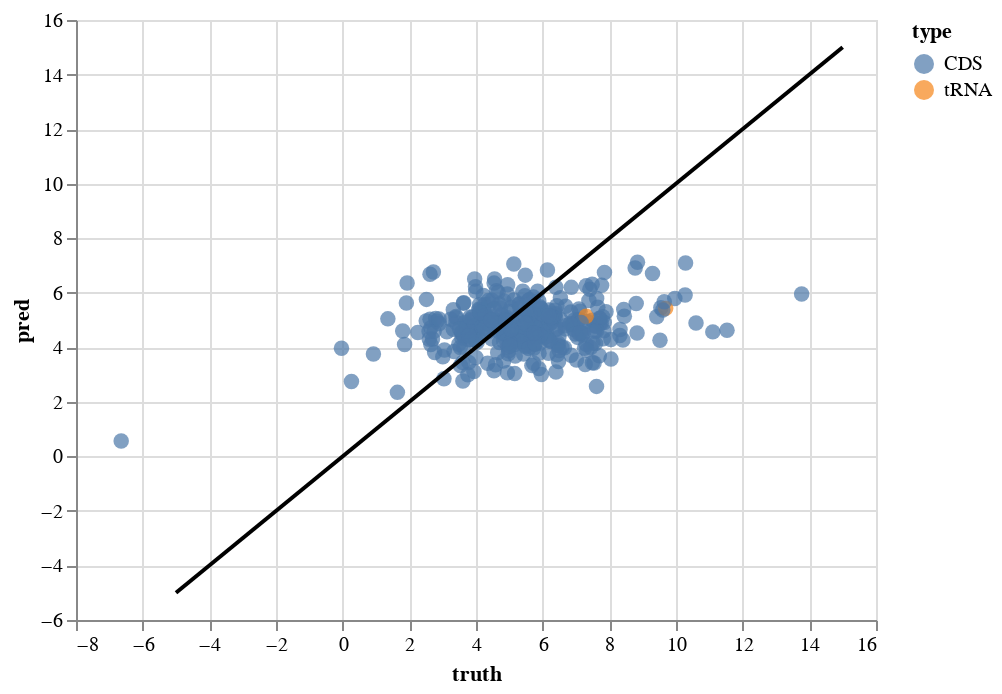

The notebook cell saved with this chart:
### Code cell
line = pd.DataFrame({
    'truth': [-5, 15],
    'pred':  [-5, 15],
})

line_plot = alt.Chart(line).mark_line(color= 'black').encode(
    x= 'truth',
    y= 'pred',
)

v = cnn5_pred_df['val']
v['gene'] = v['locus_tag'].apply(lambda x: locus2info[x]['gene'])
v['product'] = v['locus_tag'].apply(lambda x: locus2info[x]['product'])
v['type'] = v['locus_tag'].apply(lambda x: locus2info[x]['type'])

chart = alt.Chart(v).mark_circle(size=60).encode(
    x='truth:Q',
    y='pred:Q',
    color='type:N',
    tooltip=['locus_tag:N','gene:N','product:N']
).interactive()

chart + line_plot

### Figure 1 — Vega-Lite specification as saved in the notebook (floating-point values rounded to 4 significant figures; data arrays with more than 128 entries replaced by an {"elided": "..."} marker saying what was removed)
{"config": {"view": {"continuousWidth": 400, "continuousHeight": 300}}, "layer": [{"data": {"name": "data-bcc091d2feb96ee8fe0b94c2d14c74c3"}, "mark": {"type": "circle", "size": 60}, "encoding": {"color": {"type": "nominal", "field": "type"}, "tooltip": [{"type": "nominal", "field": "locus_tag"}, {"type": "nominal", "field": "gene"}, {"type": "nominal", "field": "product"}], "x": {"type": "quantitative", "field": "truth"}, "y": {"type": "quantitative", "field": "pred"}}, "selection": {"selector004": {"type": "interval", "bind": "scales", "encodings": ["x", "y"]}}}, {"data": {"name": "data-cca105652178f5567793d8aa0ea7588e"}, "mark": {"type": "line", "color": "black"}, "encoding": {"x": {"type": "quantitative", "field": "truth"}, "y": {"type": "quantitative", "field": "pred"}}}], "$schema": "https://vega.github.io/schema/vega-lite/v4.8.1.json", "datasets": {"data-bcc091d2feb96ee8fe0b94c2d14c74c3": {"elided": "350 records"}, "data-cca105652178f5567793d8aa0ea7588e": [{"truth": -5, "pred": -5}, {"truth": 15, "pred": 15}]}}
